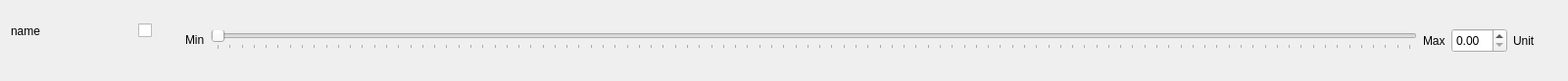
<?xml version="1.0" encoding="UTF-8"?>
<ui version="4.0">
 <class>SliderWidget</class>
 <widget class="QWidget" name="SliderWidget">
  <property name="geometry">
   <rect>
    <x>0</x>
    <y>0</y>
    <width>1600</width>
    <height>83</height>
   </rect>
  </property>
  <property name="sizePolicy">
   <sizepolicy hsizetype="Preferred" vsizetype="Fixed">
    <horstretch>0</horstretch>
    <verstretch>0</verstretch>
   </sizepolicy>
  </property>
  <property name="minimumSize">
   <size>
    <width>600</width>
    <height>0</height>
   </size>
  </property>
  <property name="maximumSize">
   <size>
    <width>1600</width>
    <height>300</height>
   </size>
  </property>
  <property name="baseSize">
   <size>
    <width>0</width>
    <height>20</height>
   </size>
  </property>
  <property name="windowTitle">
   <string>Form</string>
  </property>
  <layout class="QHBoxLayout" name="horizontalLayout">
   <item>
    <layout class="QHBoxLayout" name="horizontalLayout_5">
     <item>
      <layout class="QVBoxLayout" name="verticalLayout_2">
       <property name="leftMargin">
        <number>0</number>
       </property>
       <item>
        <layout class="QHBoxLayout" name="horizontalLayout_10">
         <property name="leftMargin">
          <number>0</number>
         </property>
         <item>
          <widget class="QLabel" name="SliderLabel">
           <property name="sizePolicy">
            <sizepolicy hsizetype="Fixed" vsizetype="Preferred">
             <horstretch>0</horstretch>
             <verstretch>0</verstretch>
            </sizepolicy>
           </property>
           <property name="minimumSize">
            <size>
             <width>100</width>
             <height>0</height>
            </size>
           </property>
           <property name="maximumSize">
            <size>
             <width>200</width>
             <height>50</height>
            </size>
           </property>
           <property name="text">
            <string>name</string>
           </property>
          </widget>
         </item>
         <item>
          <widget class="QCheckBox" name="SliderEnabled">
           <property name="maximumSize">
            <size>
             <width>20</width>
             <height>16777215</height>
            </size>
           </property>
           <property name="text">
            <string/>
           </property>
           <property name="tristate">
            <bool>false</bool>
           </property>
          </widget>
         </item>
        </layout>
       </item>
       <item>
        <spacer name="horizontalSpacer">
         <property name="orientation">
          <enum>Qt::Horizontal</enum>
         </property>
         <property name="sizeType">
          <enum>QSizePolicy::Fixed</enum>
         </property>
         <property name="sizeHint" stdset="0">
          <size>
           <width>150</width>
           <height>20</height>
          </size>
         </property>
        </spacer>
       </item>
      </layout>
     </item>
     <item>
      <layout class="QHBoxLayout" name="PID_Layout"/>
     </item>
     <item>
      <layout class="QVBoxLayout" name="verticalLayout_5">
       <property name="spacing">
        <number>6</number>
       </property>
       <property name="leftMargin">
        <number>0</number>
       </property>
       <item>
        <layout class="QHBoxLayout" name="horizontalLayout_3">
         <property name="spacing">
          <number>6</number>
         </property>
         <property name="leftMargin">
          <number>22</number>
         </property>
         <item>
          <widget class="QLabel" name="Min">
           <property name="minimumSize">
            <size>
             <width>0</width>
             <height>0</height>
            </size>
           </property>
           <property name="maximumSize">
            <size>
             <width>150</width>
             <height>28</height>
            </size>
           </property>
           <property name="text">
            <string>Min</string>
           </property>
          </widget>
         </item>
         <item>
          <widget class="QSlider" name="ValueSlider">
           <property name="singleStep">
            <number>1</number>
           </property>
           <property name="orientation">
            <enum>Qt::Horizontal</enum>
           </property>
           <property name="tickPosition">
            <enum>QSlider::TicksBelow</enum>
           </property>
           <property name="tickInterval">
            <number>0</number>
           </property>
          </widget>
         </item>
         <item>
          <widget class="QLabel" name="Max">
           <property name="text">
            <string>Max</string>
           </property>
          </widget>
         </item>
        </layout>
       </item>
      </layout>
     </item>
     <item>
      <layout class="QVBoxLayout" name="verticalLayout_6">
       <item>
        <layout class="QHBoxLayout" name="horizontalLayout_2">
         <item>
          <widget class="QDoubleSpinBox" name="ValueBox">
           <property name="minimumSize">
            <size>
             <width>25</width>
             <height>0</height>
            </size>
           </property>
           <property name="maximumSize">
            <size>
             <width>150</width>
             <height>25</height>
            </size>
           </property>
          </widget>
         </item>
         <item>
          <widget class="QLabel" name="Unit">
           <property name="text">
            <string>Unit       </string>
           </property>
          </widget>
         </item>
        </layout>
       </item>
      </layout>
     </item>
    </layout>
   </item>
  </layout>
 </widget>
 <resources/>
 <connections/>
</ui>
